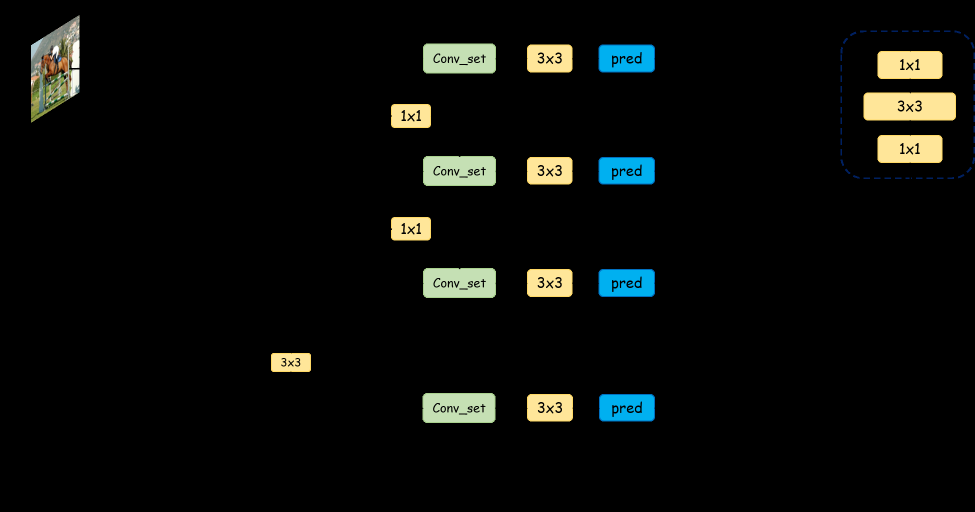
#> input picture img_folder/fcos-lite.png, 1950 x 1023 px (shown at 1/2 size)
$ python -i augmentations.py   (imports and definitions only)
#> lines starting #> are read from the running program, lines starting #| are printed output that depends on the picture; after the words box and inside, x2 and y2 are one past the last pixel; in counts of white or black regions, pixels touching at a corner belong together
#> further down, picture is the input picture: shape (1023, 1950, 3); mean B, G, R 10.4, 12.7, 10.9
import cv2
import numpy as np
from numpy import random


# [25 lines left out: functions intersect, jaccard_numpy, not called in this run]


class Compose(object):
    """Composes several augmentations together.
    Args:
        transforms (List[Transform]): list of transforms to compose.
    Example:
        >>> augmentations.Compose([
        >>>     transforms.CenterCrop(10),
        >>>     transforms.ToTensor(),
        >>> ])
    """

    def __init__(self, transforms):
        self.transforms = transforms

    # [4 lines left out: function __call__, not called in this run]


class ConvertFromInts(object):
    def __call__(self, image, boxes=None, labels=None):
        return image.astype(np.float32), boxes, labels


class ToAbsoluteCoords(object):
    # [8 lines left out: function __call__, not called in this run]


class ToPercentCoords(object):
    # [8 lines left out: function __call__, not called in this run]


class Resize(object):
    def __call__(self, image, boxes=None, labels=None, size=640, mean=None, std=None):
#> called with size = 640
        h0, w0, _ = image.shape
#> h0 = 1023; w0 = 1950

        if h0 > w0:
            # resize
            r = w0 / h0
            image = cv2.resize(image, (int(r * size), size)).astype(np.float32)
            # normalize
            image /= 255.
            image -= mean
            image /= std
            # zero padding
            h, w, _ = image.shape
            image_ = np.zeros([h, h, 3])
            dw = h - w
            left = dw // 2
            image_[:, left:left+w, :] = image
            offset = np.array([[ left / h, 0.,  left / h, 0.]])
            scale =  np.array([[w / h, 1., w / h, 1.]])

        elif h0 < w0:
            # resize
            r = h0 / w0
#> r = 0.525
            image = cv2.resize(image, (size, int(r * size))).astype(np.float32)
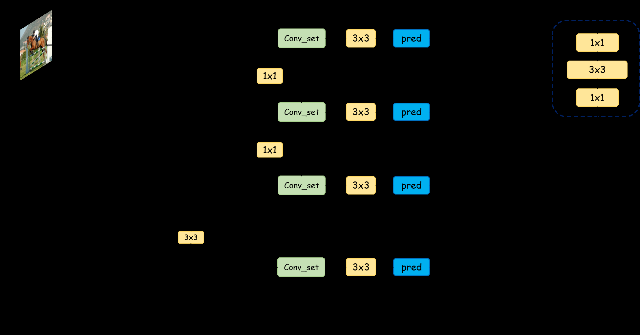
#> image: shape (335, 640, 3) float32; mean of channels 0, 1, 2 10.4, 12.7, 11; drawn as B, G, R
            # normalize
            image /= 255.
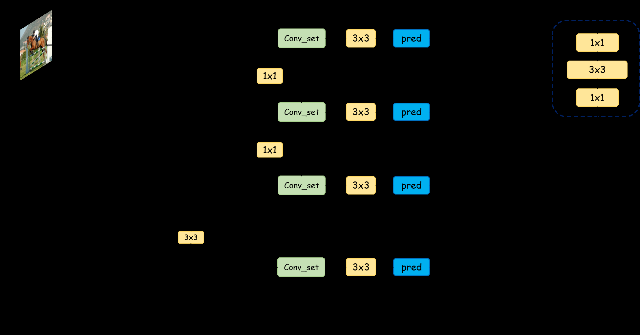
#> image: shape (335, 640, 3) float32; 6.74% of pixels changed, all inside (x1, y1, x2, y2) = (20, 10, 640, 277); drawn as B, G, R
#> (the run stopped early here; a loop or call above may not have finished)
